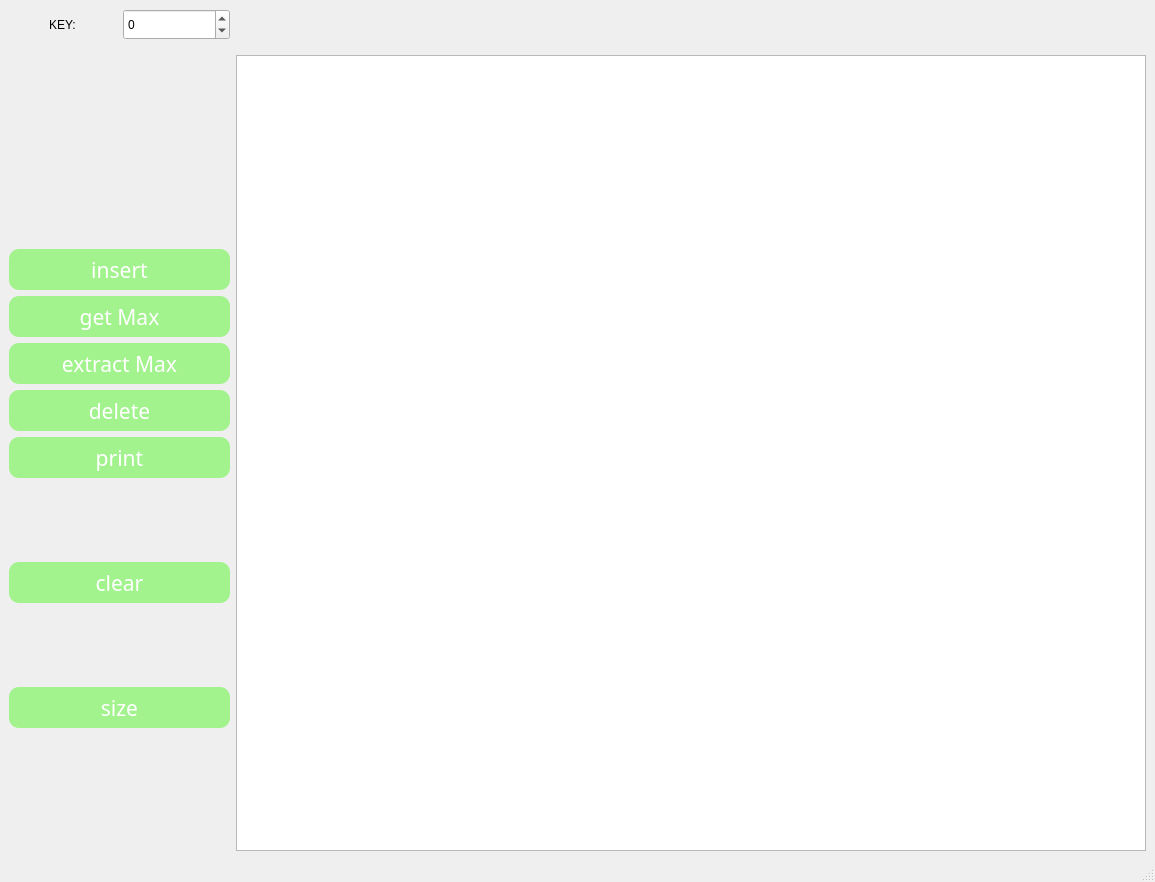
<?xml version="1.0" encoding="UTF-8"?>
<ui version="4.0">
 <class>MainWindow</class>
 <widget class="QMainWindow" name="MainWindow">
  <property name="geometry">
   <rect>
    <x>0</x>
    <y>0</y>
    <width>1155</width>
    <height>882</height>
   </rect>
  </property>
  <property name="windowTitle">
   <string>MainWindow</string>
  </property>
  <widget class="QWidget" name="centralwidget">
   <layout class="QGridLayout" name="gridLayout">
    <item row="0" column="0">
     <layout class="QFormLayout" name="formLayout">
      <item row="0" column="0">
       <layout class="QVBoxLayout" name="verticalLayout_2">
        <item>
         <layout class="QHBoxLayout" name="horizontalLayout_3">
          <item alignment="Qt::AlignHCenter">
           <widget class="QLabel" name="label_4">
            <property name="maximumSize">
             <size>
              <width>70</width>
              <height>50</height>
             </size>
            </property>
            <property name="text">
             <string>KEY:</string>
            </property>
           </widget>
          </item>
          <item>
           <widget class="QSpinBox" name="inBox_2">
            <property name="minimumSize">
             <size>
              <width>91</width>
              <height>31</height>
             </size>
            </property>
            <property name="readOnly">
             <bool>false</bool>
            </property>
            <property name="minimum">
             <number>-100</number>
            </property>
            <property name="maximum">
             <number>100</number>
            </property>
           </widget>
          </item>
         </layout>
        </item>
        <item alignment="Qt::AlignVCenter">
         <widget class="QLabel" name="output">
          <property name="minimumSize">
           <size>
            <width>221</width>
            <height>30</height>
           </size>
          </property>
          <property name="text">
           <string/>
          </property>
         </widget>
        </item>
        <item>
         <widget class="QPushButton" name="On_insert_2">
          <property name="minimumSize">
           <size>
            <width>221</width>
            <height>41</height>
           </size>
          </property>
          <property name="maximumSize">
           <size>
            <width>221</width>
            <height>41</height>
           </size>
          </property>
          <property name="font">
           <font>
            <family>Futura</family>
            <pointsize>16</pointsize>
            <italic>false</italic>
            <fontweight>Medium</fontweight>
           </font>
          </property>
          <property name="styleSheet">
           <string notr="true">background-color: rgb(162, 243, 141);
color: rgb(255, 255, 255);
font: 500 16pt &quot;Futura&quot;;
border-radius: 10px;
padding: 6px;</string>
          </property>
          <property name="text">
           <string>insert</string>
          </property>
         </widget>
        </item>
        <item>
         <widget class="QPushButton" name="On_Max">
          <property name="minimumSize">
           <size>
            <width>221</width>
            <height>41</height>
           </size>
          </property>
          <property name="maximumSize">
           <size>
            <width>221</width>
            <height>41</height>
           </size>
          </property>
          <property name="font">
           <font>
            <family>Futura</family>
            <pointsize>16</pointsize>
            <italic>false</italic>
            <fontweight>Medium</fontweight>
           </font>
          </property>
          <property name="styleSheet">
           <string notr="true">background-color: rgb(162, 243, 141);
color: rgb(255, 255, 255);
font: 500 16pt &quot;Futura&quot;;
border-radius: 10px;
padding: 6px;</string>
          </property>
          <property name="text">
           <string>get Max</string>
          </property>
         </widget>
        </item>
        <item>
         <widget class="QPushButton" name="On_ExtractMax">
          <property name="minimumSize">
           <size>
            <width>221</width>
            <height>41</height>
           </size>
          </property>
          <property name="maximumSize">
           <size>
            <width>221</width>
            <height>41</height>
           </size>
          </property>
          <property name="font">
           <font>
            <family>Futura</family>
            <pointsize>16</pointsize>
            <italic>false</italic>
            <fontweight>Medium</fontweight>
           </font>
          </property>
          <property name="styleSheet">
           <string notr="true">background-color: rgb(162, 243, 141);
color: rgb(255, 255, 255);
font: 500 16pt &quot;Futura&quot;;
border-radius: 10px;
padding: 6px;</string>
          </property>
          <property name="text">
           <string>extract Max</string>
          </property>
         </widget>
        </item>
        <item>
         <widget class="QPushButton" name="On_delete">
          <property name="minimumSize">
           <size>
            <width>221</width>
            <height>41</height>
           </size>
          </property>
          <property name="maximumSize">
           <size>
            <width>221</width>
            <height>41</height>
           </size>
          </property>
          <property name="font">
           <font>
            <family>Futura</family>
            <pointsize>16</pointsize>
            <italic>false</italic>
            <fontweight>Medium</fontweight>
           </font>
          </property>
          <property name="styleSheet">
           <string notr="true">background-color: rgb(162, 243, 141);
color: rgb(255, 255, 255);
font: 500 16pt &quot;Futura&quot;;
border-radius: 10px;
padding: 6px;</string>
          </property>
          <property name="text">
           <string>delete</string>
          </property>
         </widget>
        </item>
        <item>
         <widget class="QPushButton" name="On_print">
          <property name="minimumSize">
           <size>
            <width>221</width>
            <height>41</height>
           </size>
          </property>
          <property name="maximumSize">
           <size>
            <width>221</width>
            <height>41</height>
           </size>
          </property>
          <property name="font">
           <font>
            <family>Futura</family>
            <pointsize>16</pointsize>
            <italic>false</italic>
            <fontweight>Medium</fontweight>
           </font>
          </property>
          <property name="styleSheet">
           <string notr="true">background-color: rgb(162, 243, 141);
color: rgb(255, 255, 255);
font: 500 16pt &quot;Futura&quot;;
border-radius: 10px;
padding: 6px;</string>
          </property>
          <property name="text">
           <string>print</string>
          </property>
         </widget>
        </item>
        <item alignment="Qt::AlignVCenter">
         <widget class="QPushButton" name="On_clear_2">
          <property name="minimumSize">
           <size>
            <width>221</width>
            <height>41</height>
           </size>
          </property>
          <property name="maximumSize">
           <size>
            <width>221</width>
            <height>41</height>
           </size>
          </property>
          <property name="font">
           <font>
            <family>Futura</family>
            <pointsize>16</pointsize>
            <italic>false</italic>
            <fontweight>Medium</fontweight>
           </font>
          </property>
          <property name="styleSheet">
           <string notr="true">background-color: rgb(162, 243, 141);
color: rgb(255, 255, 255);
font: 500 16pt &quot;Futura&quot;;
border-radius: 10px;
padding: 6px;</string>
          </property>
          <property name="text">
           <string>clear</string>
          </property>
         </widget>
        </item>
        <item>
         <widget class="QPushButton" name="On_size">
          <property name="minimumSize">
           <size>
            <width>221</width>
            <height>41</height>
           </size>
          </property>
          <property name="maximumSize">
           <size>
            <width>221</width>
            <height>41</height>
           </size>
          </property>
          <property name="font">
           <font>
            <family>Futura</family>
            <pointsize>16</pointsize>
            <italic>false</italic>
            <fontweight>Medium</fontweight>
           </font>
          </property>
          <property name="styleSheet">
           <string notr="true">background-color: rgb(162, 243, 141);
color: rgb(255, 255, 255);
font: 500 16pt &quot;Futura&quot;;
border-radius: 10px;
padding: 6px;</string>
          </property>
          <property name="text">
           <string>size</string>
          </property>
         </widget>
        </item>
        <item>
         <spacer name="verticalSpacer">
          <property name="orientation">
           <enum>Qt::Vertical</enum>
          </property>
          <property name="sizeType">
           <enum>QSizePolicy::Fixed</enum>
          </property>
          <property name="sizeHint" stdset="0">
           <size>
            <width>20</width>
            <height>35</height>
           </size>
          </property>
         </spacer>
        </item>
       </layout>
      </item>
      <item row="0" column="1">
       <layout class="QVBoxLayout" name="verticalLayout_3">
        <item>
         <widget class="QLabel" name="label">
          <property name="minimumSize">
           <size>
            <width>100</width>
            <height>40</height>
           </size>
          </property>
          <property name="text">
           <string/>
          </property>
         </widget>
        </item>
        <item>
         <widget class="QGraphicsView" name="graphicsView">
          <property name="minimumSize">
           <size>
            <width>800</width>
            <height>600</height>
           </size>
          </property>
         </widget>
        </item>
       </layout>
      </item>
     </layout>
    </item>
   </layout>
  </widget>
  <widget class="QMenuBar" name="menubar">
   <property name="geometry">
    <rect>
     <x>0</x>
     <y>0</y>
     <width>1155</width>
     <height>22</height>
    </rect>
   </property>
  </widget>
  <widget class="QStatusBar" name="statusbar"/>
 </widget>
 <resources/>
 <connections/>
</ui>
